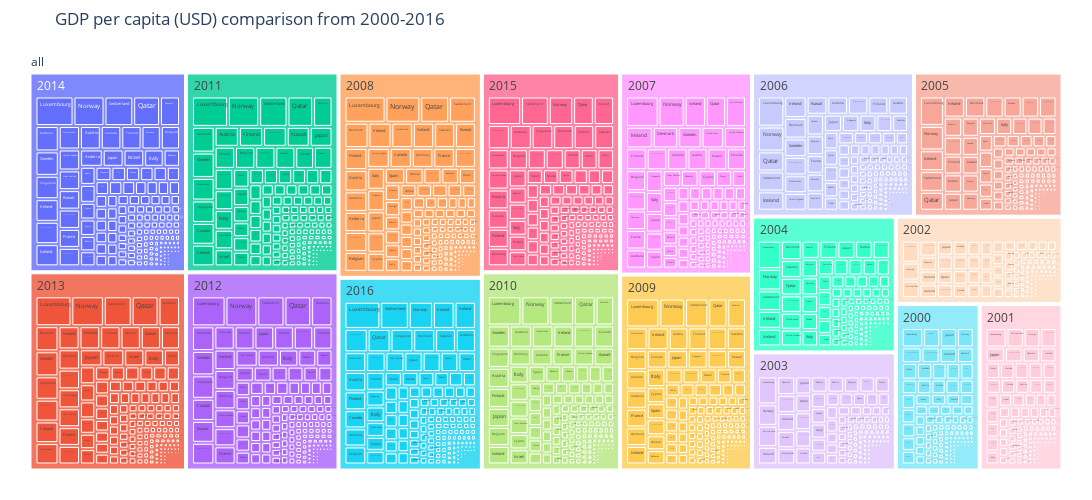

Notebook source saved alongside this figure:
### Code cell
def tree_map(col):
    h, w = 500, 1200
    plot_title = '{} comparison from 2000-2016'.format(col)
    fig = px.treemap(
        df, values=col,
        path=[px.Constant("all"), 'Year', 'Country'],
        title=plot_title,
        height=h,
        width=w
    )
    fig.update_layout(margin = dict(t=50, l=25, r=25, b=25))
    # py.io.write_image(fig, './imgs/tree/' + plot_title + '.png', format='png', width=w, height=h, scale=3)
    fig.show()

tree_map('GDP per capita (USD)')

### Figure 1 — Plotly figure (JSON) as saved in the notebook; plotly's stock layout.template omitted (floating-point values rounded to 4 significant figures; data arrays with more than 128 entries replaced by an {"elided": "..."} marker saying what was removed)
{"data": [{"branchvalues": "total", "domain": {"x": [0, 1], "y": [0, 1]}, "hovertemplate": "labels=%{label}<br>GDP per capita (USD)=%{value}<br>parent=%{parent}<br>id=%{id}<extra></extra>", "ids": {"elided": "3061 str values"}, "labels": {"elided": "3061 str values"}, "name": "", "parents": {"elided": "3061 str values"}, "type": "treemap", "values": {"elided": "3061 float values"}}], "layout": {"height": 500, "legend": {"tracegroupgap": 0}, "margin": {"b": 25, "l": 25, "r": 25, "t": 50}, "title": {"text": "GDP per capita (USD) comparison from 2000-2016"}, "width": 1200}}
